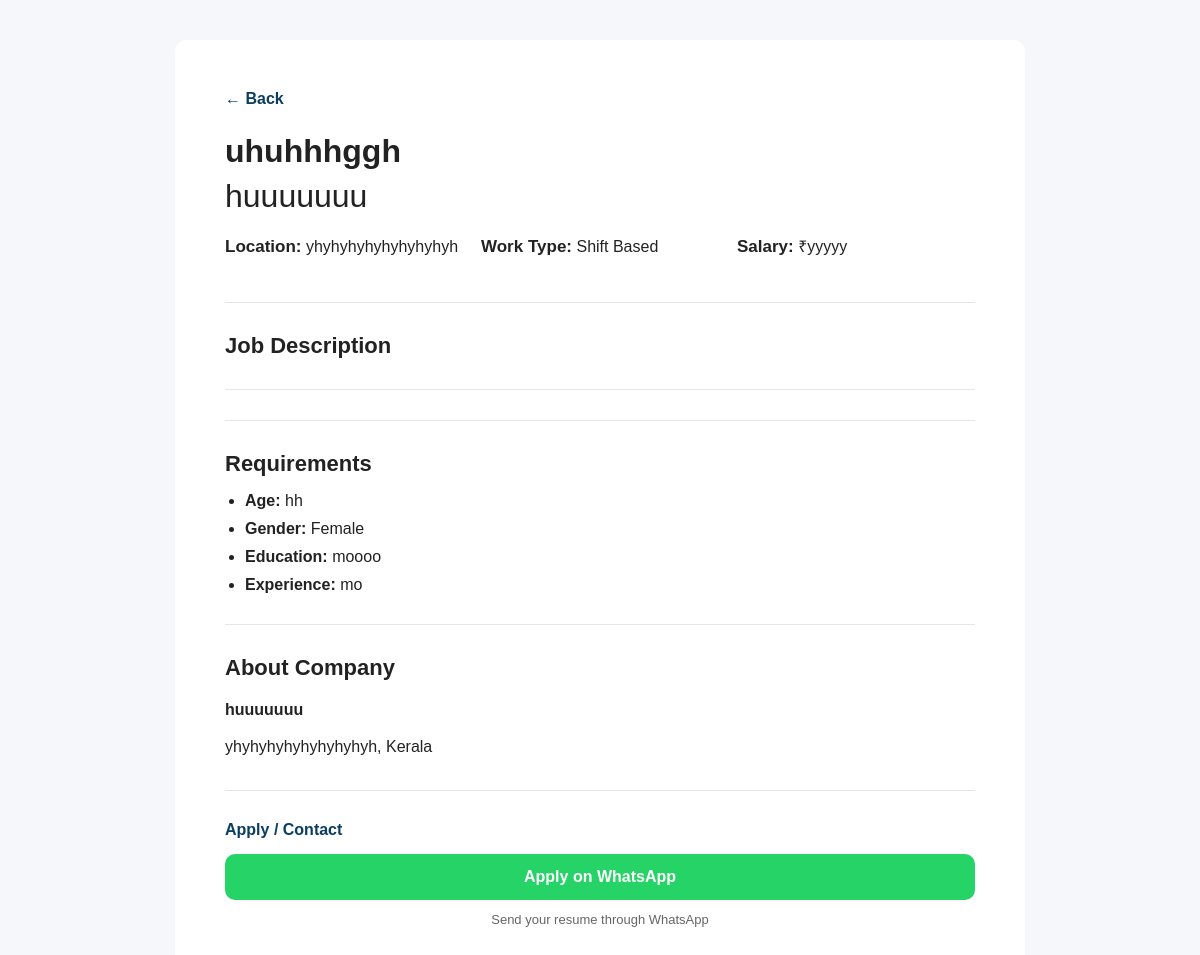
Page /job/14/ on the committed database.
### myapp/models.py (models this page shows, shortened)
class Job(models.Model):
    owner = models.ForeignKey(
        User,
        on_delete=models.CASCADE,
        related_name="jobs",
        null=True,
        blank=True,
    )
    shop_name = models.CharField(
        max_length=150,
    )
    title = models.CharField(
        max_length=150,
    )
    category = models.ForeignKey(
        Category,
        on_delete=models.PROTECT,
        related_name="jobs",
        null=True,
        blank=True,
    )
    experience = models.CharField(
        max_length=100,
        default="Fresher",
    )
    work_time = models.CharField(
        max_length=100,
    )
    gender = models.CharField(max_length=20, blank=True)
    education = models.CharField(max_length=100, blank=True)
    age_limit = models.CharField(
        max_length=50,
        blank=True,
    )
    location = models.CharField(
        max_length=100,
    )
    salary = models.CharField(
        max_length=100,
    )
    phone = models.CharField(
        max_length=15,
        validators=[phone_validator],
    )
    description = models.TextField(
        blank=True,
    )
    is_verified = models.BooleanField(
        default=True,
    )
    owner_name = models.CharField(
        max_length=150,
        blank=True
    )
    shop_photo = models.ImageField(
        upload_to="shop_photos/",
        null=True,
        blank=True
    )
    created_at = models.DateTimeField(
        auto_now_add=True,
    )
    class Meta:
        ordering = ["-created_at"]

### myapp/views.py (the view)
# urls.py: path("job/<int:id>/", views.job_details, name="job_details"),
def job_details(request, id):
    job = get_object_or_404(
        Job.objects.select_related(
            "category",
            "owner",
        ),
        id=id,
        is_verified=True,
    )
    return render(
        request,
        "job_details.html",
        {
            "job": job,
        },
    )

### templates/job_details.html (shortened to what this page needs)
{% load static %}
<!DOCTYPE html>
<html lang="en">
<head>
    <link rel="stylesheet" href="{% static 'css/job_details.css' %}">
</head>
<body>
<section class="details-page">
    <div class="details-card">
        <div class="details-header">
            <a href="{% url 'home' %}" class="back-btn">← Back</a>
        </div>
        <div class="job-main">
          <h1>{{ job.title }}</h1>
            <h2>{{ job.shop_name }}</h2>
            <div class="job-info">
                <p><strong>Location:</strong> {{ job.location }}</p>
    <p><strong>Work Type:</strong> {{ job.work_time }}</p>
    <p><strong>Salary:</strong> ₹{{ job.salary }}</p>
                </div>
            <hr>
            <h3>Job Description</h3>
        </div>
               <hr>
<hr>
<h3>Requirements</h3>
<ul class="requirements">
    <li>
    <strong>Age:</strong>
    {{ job.age_limit }}
</li>
<li>
    <strong>Gender:</strong>
    {{ job.gender }}
</li>
<li>
    <strong>Education:</strong>
    {{ job.education }}
</li>
<li>
    <strong>Experience:</strong>
    {{ job.experience }}
</li>
</ul>
    <hr>
             <h3>About Company</h3>
    <p><strong>{{ job.shop_name }}</strong></p>
    <p>{{ job.location }}, Kerala</p>
    <hr>
        <div class="contact-box">
            <span class="contact-label">Apply / Contact</span>
            <a
    class="contact-btn"
    href="https://wa.me/91{{ job.phone|cut:'+91' }}?text={{ 'Hi, I saw your job vacancy on QuickJobs. I am interested.'|urlencode }}"
    target="_blank"
>
    Apply on WhatsApp
</a>
            <small class="note">
                Send your resume through WhatsApp
            </small>
        </div>
    </div>
</section>
</body>
</html>

### static/css/job_details.css (style rules this page uses)
* { margin:0; padding:0; box-sizing:border-box; font-family:Arial,sans-serif; }
body { background:#f5f7fa; color:#222; }
.details-page { max-width:850px; margin:40px auto; padding:20px; background:#fff; border-radius:12px; }
.details-card { max-width:900px; margin:auto; border-radius:16px; padding:30px; }
.details-header { margin-bottom:25px; }
.back-btn { text-decoration:none; color:#0a3d62; font-weight:600; }
.job-main h2 { font-size:32px; color:#222; margin-bottom:8px; }
.job-info { display:grid; grid-template-columns:repeat(auto-fit,minmax(220px,1fr)); gap:18px; }
.job-info strong { font-size:17px; }
hr { margin:30px 0; border:none; border-top:1px solid #eee; }
.job-main h3 { margin-bottom:15px; }
.contact-label { display:block; font-weight:bold; margin-bottom:15px; color:#0a3d62; }
.contact-btn { display:inline-block; width:100%; padding:14px; background:#25D366; color:#fff; text-align:center; text-decoration:none; border-radius:10px; font-weight:600; transition:.3s; }
.note { display:block; margin-top:12px; text-align:center; color:#666; font-size:13px; }
h1 { margin-top:20px; font-size:32px; }
h2 { color:#666; margin:8px 0 25px; font-size:22px; font-weight:500; }
h3 { margin-bottom:15px; font-size:22px; }
p { margin:10px 0; line-height:1.7; }
hr { margin:30px 0; border:0; border-top:1px solid #e5e5e5; }
.requirements { padding-left:20px; }
.requirements li { margin:10px 0; }

### rows in the picture
Job: title "uhuhhhggh", shop_name "huuuuuuu", location "yhyhyhyhyhyhyhyhyh", work_time "Shift Based", salary "yyyyy", age_limit "hh", gender "Female", education "moooo", experience "mo"
